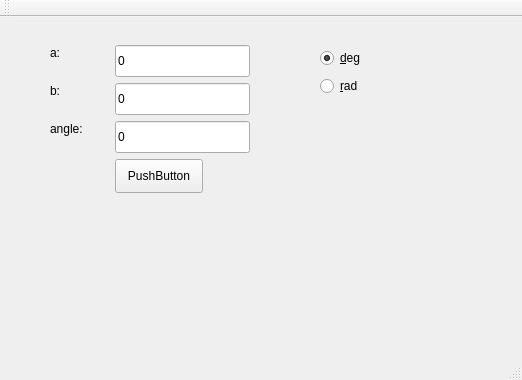
<?xml version="1.0" encoding="UTF-8"?>
<ui version="4.0">
 <class>MainWindow</class>
 <widget class="QMainWindow" name="MainWindow">
  <property name="geometry">
   <rect>
    <x>0</x>
    <y>0</y>
    <width>522</width>
    <height>380</height>
   </rect>
  </property>
  <property name="windowTitle">
   <string>MainWindow</string>
  </property>
  <widget class="QWidget" name="centralWidget">
   <widget class="QLineEdit" name="lineEdit_a">
    <property name="geometry">
     <rect>
      <x>115</x>
      <y>28</y>
      <width>135</width>
      <height>32</height>
     </rect>
    </property>
    <property name="text">
     <string>0</string>
    </property>
   </widget>
   <widget class="QLineEdit" name="lineEdit_b">
    <property name="geometry">
     <rect>
      <x>115</x>
      <y>66</y>
      <width>135</width>
      <height>32</height>
     </rect>
    </property>
    <property name="text">
     <string>0</string>
    </property>
   </widget>
   <widget class="QLabel" name="label">
    <property name="geometry">
     <rect>
      <x>50</x>
      <y>27</y>
      <width>58</width>
      <height>18</height>
     </rect>
    </property>
    <property name="text">
     <string>a:</string>
    </property>
   </widget>
   <widget class="QLabel" name="label_2">
    <property name="geometry">
     <rect>
      <x>50</x>
      <y>65</y>
      <width>58</width>
      <height>18</height>
     </rect>
    </property>
    <property name="text">
     <string>b:</string>
    </property>
   </widget>
   <widget class="QPushButton" name="pushButton">
    <property name="geometry">
     <rect>
      <x>115</x>
      <y>142</y>
      <width>88</width>
      <height>34</height>
     </rect>
    </property>
    <property name="text">
     <string>PushButton</string>
    </property>
   </widget>
   <widget class="QLabel" name="res">
    <property name="geometry">
     <rect>
      <x>286</x>
      <y>106</y>
      <width>141</width>
      <height>91</height>
     </rect>
    </property>
    <property name="text">
     <string/>
    </property>
   </widget>
   <widget class="QLabel" name="label_4">
    <property name="geometry">
     <rect>
      <x>50</x>
      <y>103</y>
      <width>58</width>
      <height>18</height>
     </rect>
    </property>
    <property name="text">
     <string>angle:</string>
    </property>
   </widget>
   <widget class="QLineEdit" name="lineEdit_c">
    <property name="geometry">
     <rect>
      <x>115</x>
      <y>104</y>
      <width>135</width>
      <height>32</height>
     </rect>
    </property>
    <property name="text">
     <string>0</string>
    </property>
   </widget>
   <widget class="QRadioButton" name="radioButton_deg">
    <property name="geometry">
     <rect>
      <x>320</x>
      <y>30</y>
      <width>104</width>
      <height>22</height>
     </rect>
    </property>
    <property name="text">
     <string>&amp;deg</string>
    </property>
    <property name="checked">
     <bool>true</bool>
    </property>
   </widget>
   <widget class="QRadioButton" name="radioButton_rad">
    <property name="geometry">
     <rect>
      <x>320</x>
      <y>58</y>
      <width>104</width>
      <height>22</height>
     </rect>
    </property>
    <property name="text">
     <string>&amp;rad</string>
    </property>
   </widget>
  </widget>
  <widget class="QMenuBar" name="menuBar">
   <property name="geometry">
    <rect>
     <x>0</x>
     <y>0</y>
     <width>522</width>
     <height>30</height>
    </rect>
   </property>
  </widget>
  <widget class="QToolBar" name="mainToolBar">
   <attribute name="toolBarArea">
    <enum>TopToolBarArea</enum>
   </attribute>
   <attribute name="toolBarBreak">
    <bool>false</bool>
   </attribute>
  </widget>
  <widget class="QStatusBar" name="statusBar"/>
 </widget>
 <layoutdefault spacing="6" margin="11"/>
 <resources/>
 <connections/>
</ui>
